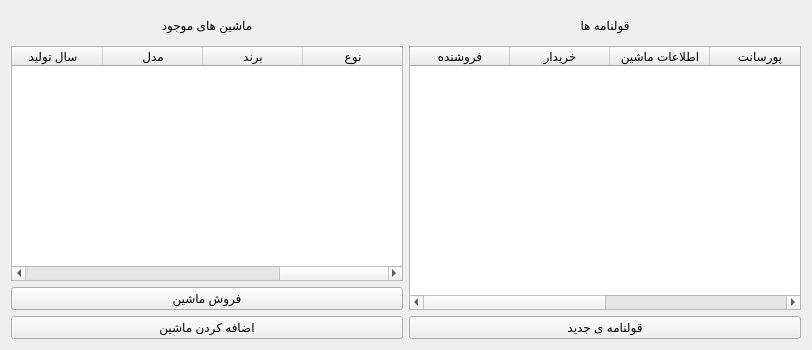
<?xml version="1.0" encoding="UTF-8"?>
<ui version="4.0">
 <class>Page_Cars</class>
 <widget class="QWidget" name="Page_Cars">
  <property name="geometry">
   <rect>
    <x>0</x>
    <y>0</y>
    <width>812</width>
    <height>350</height>
   </rect>
  </property>
  <property name="windowTitle">
   <string>Form</string>
  </property>
  <layout class="QGridLayout" name="gridLayout">
   <item row="9" column="0">
    <widget class="QPushButton" name="pushButton_AddCar">
     <property name="text">
      <string>اضافه کردن ماشین</string>
     </property>
    </widget>
   </item>
   <item row="1" column="0" rowspan="7">
    <widget class="QTableWidget" name="tableWidget_Cars">
     <property name="layoutDirection">
      <enum>Qt::RightToLeft</enum>
     </property>
     <property name="editTriggers">
      <set>QAbstractItemView::NoEditTriggers</set>
     </property>
     <property name="selectionMode">
      <enum>QAbstractItemView::SingleSelection</enum>
     </property>
     <property name="selectionBehavior">
      <enum>QAbstractItemView::SelectRows</enum>
     </property>
     <column>
      <property name="text">
       <string>نوع</string>
      </property>
     </column>
     <column>
      <property name="text">
       <string>برند</string>
      </property>
     </column>
     <column>
      <property name="text">
       <string>مدل</string>
      </property>
     </column>
     <column>
      <property name="text">
       <string>سال تولید</string>
      </property>
     </column>
     <column>
      <property name="text">
       <string>رنگ</string>
      </property>
     </column>
     <column>
      <property name="text">
       <string>رنگ داخل</string>
      </property>
     </column>
     <column>
      <property name="text">
       <string>قیمت</string>
      </property>
     </column>
     <column>
      <property name="text">
       <string>شماره شاسی</string>
      </property>
     </column>
     <column>
      <property name="text">
       <string>شماره سند</string>
      </property>
     </column>
     <column>
      <property name="text">
       <string>وضعیت</string>
      </property>
     </column>
    </widget>
   </item>
   <item row="9" column="2">
    <widget class="QPushButton" name="pushButton_NewMemorandum">
     <property name="text">
      <string>قولنامه ی جدید</string>
     </property>
    </widget>
   </item>
   <item row="0" column="2">
    <widget class="QLabel" name="label_Memorandums">
     <property name="text">
      <string>قولنامه ها</string>
     </property>
     <property name="alignment">
      <set>Qt::AlignCenter</set>
     </property>
     <property name="buddy">
      <cstring>tableWidget_Memorandums</cstring>
     </property>
    </widget>
   </item>
   <item row="0" column="0">
    <widget class="QLabel" name="label_Cars">
     <property name="text">
      <string>ماشین های موجود</string>
     </property>
     <property name="alignment">
      <set>Qt::AlignCenter</set>
     </property>
     <property name="buddy">
      <cstring>tableWidget_Cars</cstring>
     </property>
    </widget>
   </item>
   <item row="8" column="0">
    <widget class="QPushButton" name="pushButton_sellCar">
     <property name="text">
      <string>فروش ماشین</string>
     </property>
    </widget>
   </item>
   <item row="1" column="2" rowspan="8">
    <widget class="QTableWidget" name="tableWidget_Memorandums">
     <property name="editTriggers">
      <set>QAbstractItemView::NoEditTriggers</set>
     </property>
     <property name="selectionMode">
      <enum>QAbstractItemView::SingleSelection</enum>
     </property>
     <property name="selectionBehavior">
      <enum>QAbstractItemView::SelectRows</enum>
     </property>
     <column>
      <property name="text">
       <string>فروشنده</string>
      </property>
     </column>
     <column>
      <property name="text">
       <string>خریدار</string>
      </property>
     </column>
     <column>
      <property name="text">
       <string>اطلاعات ماشین</string>
      </property>
     </column>
     <column>
      <property name="text">
       <string>پورسانت</string>
      </property>
     </column>
     <column>
      <property name="text">
       <string>زمان</string>
      </property>
     </column>
     <column>
      <property name="text">
       <string>شماره سند</string>
      </property>
     </column>
    </widget>
   </item>
  </layout>
 </widget>
 <resources/>
 <connections>
  <connection>
   <sender>pushButton_AddCar</sender>
   <signal>clicked()</signal>
   <receiver>Page_Cars</receiver>
   <slot>addNewCar()</slot>
   <hints>
    <hint type="sourcelabel">
     <x>402</x>
     <y>340</y>
    </hint>
    <hint type="destinationlabel">
     <x>724</x>
     <y>345</y>
    </hint>
   </hints>
  </connection>
  <connection>
   <sender>pushButton_NewMemorandum</sender>
   <signal>clicked()</signal>
   <receiver>Page_Cars</receiver>
   <slot>addNewMemorandum()</slot>
   <hints>
    <hint type="sourcelabel">
     <x>802</x>
     <y>340</y>
    </hint>
    <hint type="destinationlabel">
     <x>640</x>
     <y>347</y>
    </hint>
   </hints>
  </connection>
  <connection>
   <sender>tableWidget_Memorandums</sender>
   <signal>itemDoubleClicked(QTableWidgetItem*)</signal>
   <receiver>Page_Cars</receiver>
   <slot>showMemorandum(QTableWidgetItem*)</slot>
   <hints>
    <hint type="sourcelabel">
     <x>515</x>
     <y>77</y>
    </hint>
    <hint type="destinationlabel">
     <x>807</x>
     <y>86</y>
    </hint>
   </hints>
  </connection>
  <connection>
   <sender>pushButton_sellCar</sender>
   <signal>clicked()</signal>
   <receiver>Page_Cars</receiver>
   <slot>sellCar()</slot>
   <hints>
    <hint type="sourcelabel">
     <x>276</x>
     <y>298</y>
    </hint>
    <hint type="destinationlabel">
     <x>381</x>
     <y>346</y>
    </hint>
   </hints>
  </connection>
  <connection>
   <sender>tableWidget_Cars</sender>
   <signal>itemClicked(QTableWidgetItem*)</signal>
   <receiver>Page_Cars</receiver>
   <slot>onCarSelected(QTableWidgetItem*)</slot>
   <hints>
    <hint type="sourcelabel">
     <x>210</x>
     <y>177</y>
    </hint>
    <hint type="destinationlabel">
     <x>241</x>
     <y>349</y>
    </hint>
   </hints>
  </connection>
 </connections>
 <slots>
  <slot>addNewCar()</slot>
  <slot>addNewMemorandum()</slot>
  <slot>showMemorandum(QTableWidgetItem*)</slot>
  <slot>sellCar()</slot>
  <slot>onCarSelected(QTableWidgetItem*)</slot>
 </slots>
</ui>
